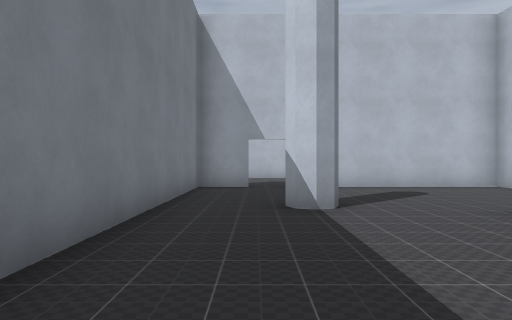
View 1 (above)

12 first-person views from a walk through a 3-D level made in the Godot game engine. The camera is 1.4 m above the floor, looks level and sees 70° across. The floor is counted in squares, 2 m on a side. Each view is taken from the middle of a square. On the plan, view 1 faces up. The plan holds only what a view shows up to about 11 squares ahead; the rest is blank. Some surface patterns are stand-ins.

View 2
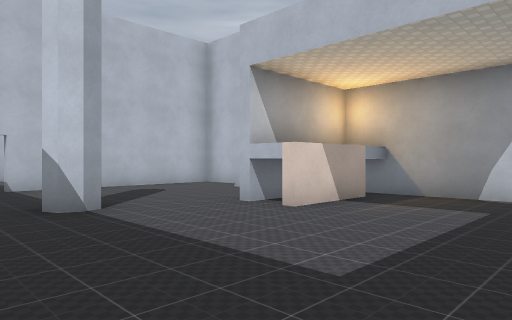

View 3
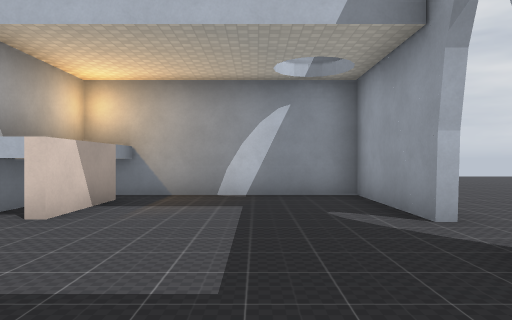

View 4
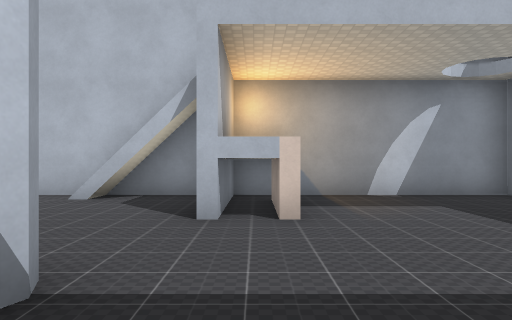

View 5
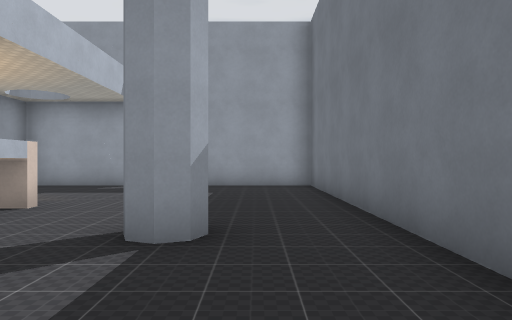

View 6
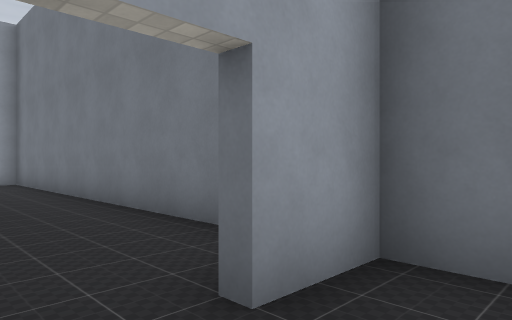

View 7
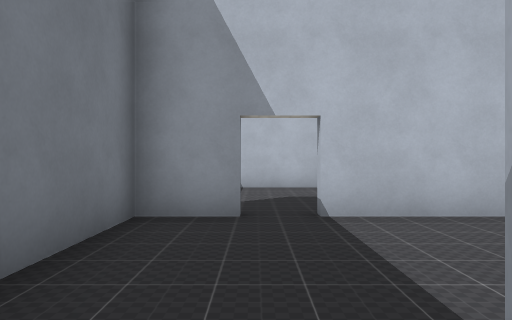

View 8
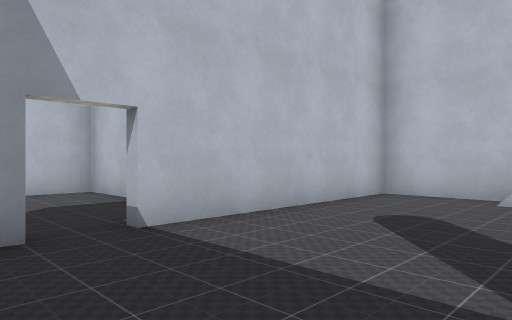

View 9
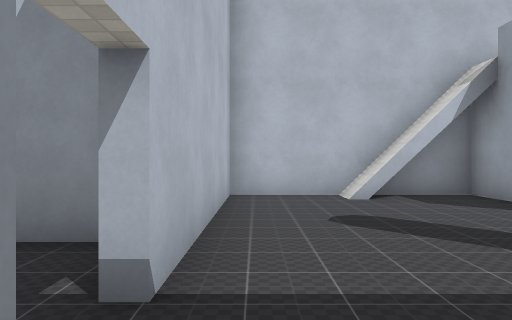

View 10
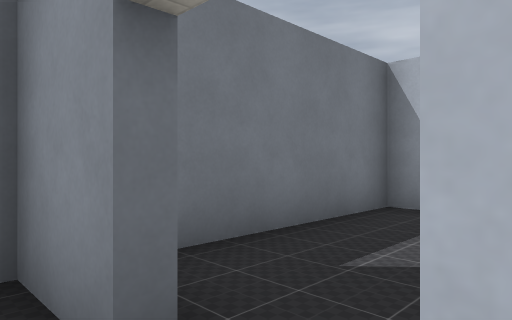

View 11
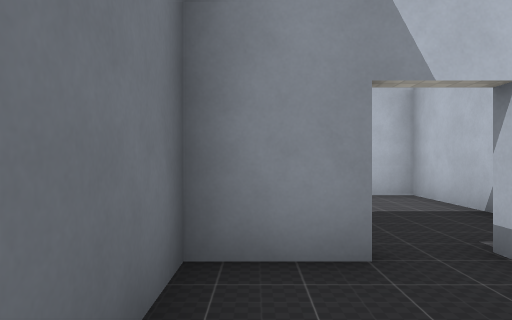

View 12
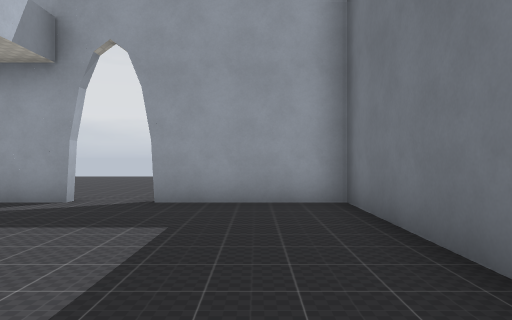

### Floor plan
Points are (right, up) in squares from view 1. A wall is a line through its corners. A room is listed if a view was taken in it or the views show most of it. See-through windows are left out.
Room 1 (views 1, 2, 3, 4, 5, 7, 8, 9, 10, 11, 12)
walls: (0.9, 5.1) (0.4, 5.3) (0.6, 6) (1.2, 5.8); (5.1, 4.7) (6.3, 4.7) (6.3, 9.5) (0.8, 9.5); (6.4, 3.5) (5.4, 3.5); (3, -1) (6.3, -1) (6.3, 4.5); (-0.1, 9.5) (-1.5, 9.5) (-1.5, -1) (1.8, -1); (-1.5, 9.8) (-0.1, 9.8)
ways out: opening at (0, 10) to room 2; opening at (2.5, -1)
objects: other object (4, 4)
Room 2 (view 6)
walls: (2.1, 10.2) (2.1, 14.2) (-1.5, 14.2) (-1.5, 9.8)
ways out: opening at (0, 10) to room 1

Positions as (right, up) in squares from view 1, and headings:
1: (0, 0), facing up
2: (-1, 0), facing up-right
3: (-1, 1), facing right
4: (-1, 4), facing right
5: (0, 9), facing down
6: (1, 11), facing down-left
7: (0, 5), facing up
8: (-1, 6), facing up-right
9: (-1, 9), facing right
10: (1, 9), facing up-left
11: (-1, 7), facing up
12: (0, 5), facing down
